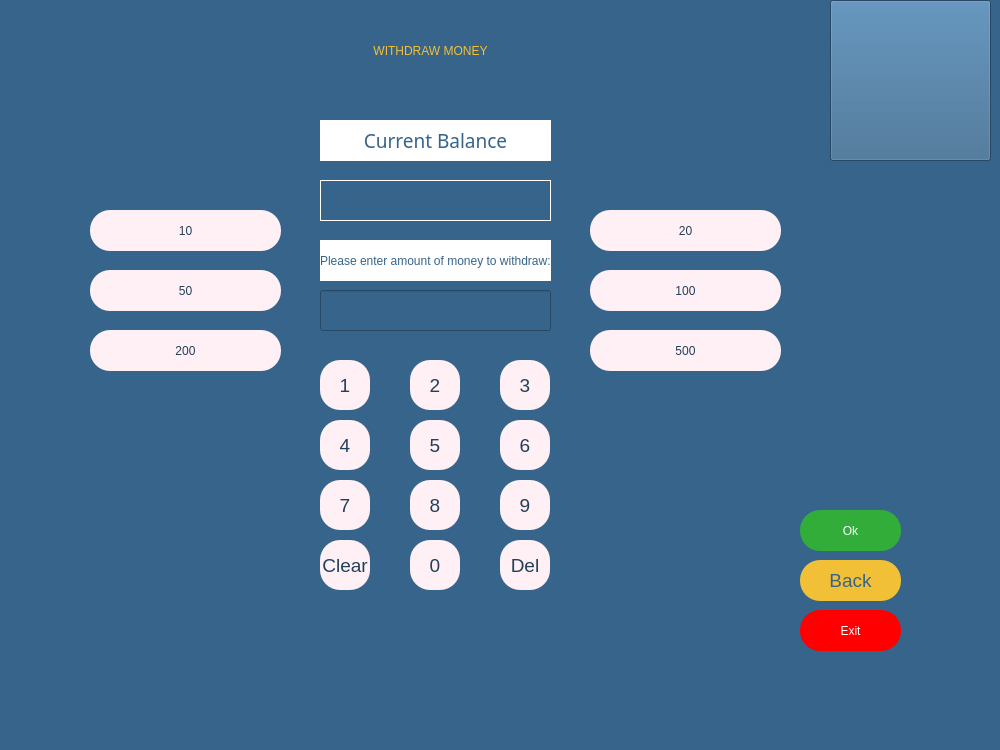
<?xml version="1.0" encoding="UTF-8"?>
<ui version="4.0">
 <class>MainWindow</class>
 <widget class="QMainWindow" name="MainWindow">
  <property name="geometry">
   <rect>
    <x>0</x>
    <y>0</y>
    <width>1000</width>
    <height>750</height>
   </rect>
  </property>
  <property name="windowTitle">
   <string>MainWindow</string>
  </property>
  <property name="styleSheet">
   <string notr="true">background-color: rgb(54, 100, 139);</string>
  </property>
  <property name="documentMode">
   <bool>false</bool>
  </property>
  <widget class="QWidget" name="centralwidget">
   <widget class="QPushButton" name="B_10">
    <property name="geometry">
     <rect>
      <x>90</x>
      <y>210</y>
      <width>191</width>
      <height>41</height>
     </rect>
    </property>
    <property name="styleSheet">
     <string notr="true">background-color: rgb(255, 240, 245);
color: rgb(34, 64, 89);
font: 63 14pt &quot;Montserrat SemiBold&quot;;
border-radius: 20 </string>
    </property>
    <property name="text">
     <string>10</string>
    </property>
    <property name="checkable">
     <bool>false</bool>
    </property>
   </widget>
   <widget class="QLineEdit" name="li_amount_withdraw">
    <property name="geometry">
     <rect>
      <x>320</x>
      <y>290</y>
      <width>231</width>
      <height>41</height>
     </rect>
    </property>
    <property name="styleSheet">
     <string notr="true">color: rgb(255, 255, 255);
font: 63 14pt &quot;Montserrat SemiBold&quot;;</string>
    </property>
    <property name="alignment">
     <set>Qt::AlignCenter</set>
    </property>
   </widget>
   <widget class="QPushButton" name="B_50">
    <property name="geometry">
     <rect>
      <x>90</x>
      <y>270</y>
      <width>191</width>
      <height>41</height>
     </rect>
    </property>
    <property name="styleSheet">
     <string notr="true">background-color: rgb(255, 240, 245);
color: rgb(34, 64, 89);
font: 63 14pt &quot;Montserrat SemiBold&quot;;
border-radius: 20 </string>
    </property>
    <property name="text">
     <string>50</string>
    </property>
    <property name="checkable">
     <bool>false</bool>
    </property>
   </widget>
   <widget class="QPushButton" name="B_200">
    <property name="geometry">
     <rect>
      <x>90</x>
      <y>330</y>
      <width>191</width>
      <height>41</height>
     </rect>
    </property>
    <property name="styleSheet">
     <string notr="true">background-color: rgb(255, 240, 245);
color: rgb(34, 64, 89);
font: 63 14pt &quot;Montserrat SemiBold&quot;;
border-radius: 20 </string>
    </property>
    <property name="text">
     <string>200</string>
    </property>
    <property name="checkable">
     <bool>false</bool>
    </property>
   </widget>
   <widget class="QPushButton" name="B_500">
    <property name="geometry">
     <rect>
      <x>590</x>
      <y>330</y>
      <width>191</width>
      <height>41</height>
     </rect>
    </property>
    <property name="styleSheet">
     <string notr="true">background-color: rgb(255, 240, 245);
color: rgb(34, 64, 89);
font: 63 14pt &quot;Montserrat SemiBold&quot;;
border-radius: 20 </string>
    </property>
    <property name="text">
     <string>500</string>
    </property>
    <property name="checkable">
     <bool>false</bool>
    </property>
   </widget>
   <widget class="QPushButton" name="B_100">
    <property name="geometry">
     <rect>
      <x>590</x>
      <y>270</y>
      <width>191</width>
      <height>41</height>
     </rect>
    </property>
    <property name="styleSheet">
     <string notr="true">background-color: rgb(255, 240, 245);
color: rgb(34, 64, 89);
font: 63 14pt &quot;Montserrat SemiBold&quot;;
border-radius: 20 </string>
    </property>
    <property name="text">
     <string>100</string>
    </property>
    <property name="checkable">
     <bool>false</bool>
    </property>
   </widget>
   <widget class="QPushButton" name="B_20">
    <property name="geometry">
     <rect>
      <x>590</x>
      <y>210</y>
      <width>191</width>
      <height>41</height>
     </rect>
    </property>
    <property name="styleSheet">
     <string notr="true">background-color: rgb(255, 240, 245);
color: rgb(34, 64, 89);
font: 63 14pt &quot;Montserrat SemiBold&quot;;
border-radius: 20 </string>
    </property>
    <property name="text">
     <string>20</string>
    </property>
    <property name="checkable">
     <bool>false</bool>
    </property>
   </widget>
   <widget class="QPushButton" name="B_exit">
    <property name="geometry">
     <rect>
      <x>800</x>
      <y>610</y>
      <width>101</width>
      <height>41</height>
     </rect>
    </property>
    <property name="styleSheet">
     <string notr="true">background-color: rgb(255, 0, 0);
font: 63 14pt &quot;Montserrat SemiBold&quot;;
border-radius: 20;
color: rgb(255, 255, 255);
</string>
    </property>
    <property name="text">
     <string>Exit</string>
    </property>
    <property name="checkable">
     <bool>false</bool>
    </property>
   </widget>
   <widget class="QPushButton" name="B_ok">
    <property name="geometry">
     <rect>
      <x>800</x>
      <y>510</y>
      <width>101</width>
      <height>41</height>
     </rect>
    </property>
    <property name="styleSheet">
     <string notr="true">background-color: rgb(255, 240, 245);
background-color: rgb(50, 173, 58);

font: 63 14pt &quot;Montserrat SemiBold&quot;;
border-radius: 20;
color: rgb(255, 255, 255);</string>
    </property>
    <property name="text">
     <string>Ok</string>
    </property>
    <property name="checkable">
     <bool>false</bool>
    </property>
   </widget>
   <widget class="QPushButton" name="B_back">
    <property name="geometry">
     <rect>
      <x>800</x>
      <y>560</y>
      <width>101</width>
      <height>41</height>
     </rect>
    </property>
    <property name="styleSheet">
     <string notr="true">background-color: rgb(242, 192, 54);
color: rgb(54, 100, 139);
font: 63 14pt ;Montserrat SemiBold;
border-radius: 20;

</string>
    </property>
    <property name="text">
     <string>Back</string>
    </property>
    <property name="checkable">
     <bool>false</bool>
    </property>
   </widget>
   <widget class="QPushButton" name="fourB">
    <property name="geometry">
     <rect>
      <x>320</x>
      <y>420</y>
      <width>50</width>
      <height>50</height>
     </rect>
    </property>
    <property name="styleSheet">
     <string notr="true">background-color: rgb(255, 240, 245);
color: rgb(34, 64, 89);
font: 63 14pt ;Montserrat SemiBold;
border-radius: 20 ;</string>
    </property>
    <property name="text">
     <string>4</string>
    </property>
   </widget>
   <widget class="QPushButton" name="sevenB">
    <property name="geometry">
     <rect>
      <x>320</x>
      <y>480</y>
      <width>50</width>
      <height>50</height>
     </rect>
    </property>
    <property name="styleSheet">
     <string notr="true">background-color: rgb(255, 240, 245);
color: rgb(34, 64, 89);
font: 63 14pt ;Montserrat SemiBold;
border-radius: 20 ;</string>
    </property>
    <property name="text">
     <string>7</string>
    </property>
   </widget>
   <widget class="QPushButton" name="oneB">
    <property name="geometry">
     <rect>
      <x>320</x>
      <y>360</y>
      <width>50</width>
      <height>50</height>
     </rect>
    </property>
    <property name="styleSheet">
     <string notr="true">background-color: rgb(255, 240, 245);
color: rgb(34, 64, 89);
font: 63 14pt ;Montserrat SemiBold;
border-radius: 20 ;</string>
    </property>
    <property name="text">
     <string>1</string>
    </property>
   </widget>
   <widget class="QPushButton" name="fiveB">
    <property name="geometry">
     <rect>
      <x>410</x>
      <y>420</y>
      <width>50</width>
      <height>50</height>
     </rect>
    </property>
    <property name="styleSheet">
     <string notr="true">background-color: rgb(255, 240, 245);
color: rgb(34, 64, 89);
font: 63 14pt ;Montserrat SemiBold;
border-radius: 20 ;</string>
    </property>
    <property name="text">
     <string>5</string>
    </property>
   </widget>
   <widget class="QPushButton" name="eightB">
    <property name="geometry">
     <rect>
      <x>410</x>
      <y>480</y>
      <width>50</width>
      <height>50</height>
     </rect>
    </property>
    <property name="styleSheet">
     <string notr="true">background-color: rgb(255, 240, 245);
color: rgb(34, 64, 89);
font: 63 14pt ;Montserrat SemiBold;
border-radius: 20 ;</string>
    </property>
    <property name="text">
     <string>8</string>
    </property>
   </widget>
   <widget class="QPushButton" name="nineB">
    <property name="geometry">
     <rect>
      <x>500</x>
      <y>480</y>
      <width>50</width>
      <height>50</height>
     </rect>
    </property>
    <property name="styleSheet">
     <string notr="true">background-color: rgb(255, 240, 245);
color: rgb(34, 64, 89);
font: 63 14pt ;Montserrat SemiBold;
border-radius: 20 ;</string>
    </property>
    <property name="text">
     <string>9</string>
    </property>
   </widget>
   <widget class="QPushButton" name="threeB">
    <property name="geometry">
     <rect>
      <x>500</x>
      <y>360</y>
      <width>50</width>
      <height>50</height>
     </rect>
    </property>
    <property name="styleSheet">
     <string notr="true">background-color: rgb(255, 240, 245);
color: rgb(34, 64, 89);
font: 63 14pt ;Montserrat SemiBold;
border-radius: 20 ;</string>
    </property>
    <property name="text">
     <string>3</string>
    </property>
   </widget>
   <widget class="QPushButton" name="twoB">
    <property name="geometry">
     <rect>
      <x>410</x>
      <y>360</y>
      <width>50</width>
      <height>50</height>
     </rect>
    </property>
    <property name="styleSheet">
     <string notr="true">background-color: rgb(255, 240, 245);
color: rgb(34, 64, 89);
font: 63 14pt ;Montserrat SemiBold;
border-radius: 20 ;</string>
    </property>
    <property name="text">
     <string>2</string>
    </property>
   </widget>
   <widget class="QPushButton" name="zeroB">
    <property name="geometry">
     <rect>
      <x>410</x>
      <y>540</y>
      <width>50</width>
      <height>50</height>
     </rect>
    </property>
    <property name="styleSheet">
     <string notr="true">background-color: rgb(255, 240, 245);
color: rgb(34, 64, 89);
font: 63 14pt ;Montserrat SemiBold;
border-radius: 20 ;</string>
    </property>
    <property name="text">
     <string>0</string>
    </property>
   </widget>
   <widget class="QPushButton" name="sixB">
    <property name="geometry">
     <rect>
      <x>500</x>
      <y>420</y>
      <width>50</width>
      <height>50</height>
     </rect>
    </property>
    <property name="styleSheet">
     <string notr="true">background-color: rgb(255, 240, 245);
color: rgb(34, 64, 89);
font: 63 14pt ;Montserrat SemiBold;
border-radius: 20 ;</string>
    </property>
    <property name="text">
     <string>6</string>
    </property>
   </widget>
   <widget class="QPushButton" name="delB">
    <property name="geometry">
     <rect>
      <x>500</x>
      <y>540</y>
      <width>50</width>
      <height>50</height>
     </rect>
    </property>
    <property name="styleSheet">
     <string notr="true">background-color: rgb(255, 240, 245);
color: rgb(34, 64, 89);
font: 63 14pt ;Montserrat SemiBold;
border-radius: 20 ;</string>
    </property>
    <property name="text">
     <string>Del</string>
    </property>
   </widget>
   <widget class="QLabel" name="la_name">
    <property name="geometry">
     <rect>
      <x>320</x>
      <y>240</y>
      <width>231</width>
      <height>41</height>
     </rect>
    </property>
    <property name="styleSheet">
     <string notr="true">color: rgb(54, 100, 139);
font: 63 8pt &quot;Montserrat SemiBold&quot;;
background-color: rgb(255, 255, 255);</string>
    </property>
    <property name="text">
     <string>Please enter amount of money to withdraw:</string>
    </property>
   </widget>
   <widget class="QLabel" name="la_bal">
    <property name="geometry">
     <rect>
      <x>320</x>
      <y>120</y>
      <width>231</width>
      <height>41</height>
     </rect>
    </property>
    <property name="font">
     <font>
      <family>Montserrat SemiBold</family>
      <pointsize>14</pointsize>
      <weight>7</weight>
      <italic>false</italic>
      <bold>false</bold>
     </font>
    </property>
    <property name="styleSheet">
     <string notr="true">color: rgb(54, 100, 139);
font: 63 14pt &quot;Montserrat SemiBold&quot;;
background-color: rgb(255, 255, 255);</string>
    </property>
    <property name="text">
     <string>Current Balance</string>
    </property>
    <property name="alignment">
     <set>Qt::AlignCenter</set>
    </property>
   </widget>
   <widget class="QPushButton" name="clearB">
    <property name="geometry">
     <rect>
      <x>320</x>
      <y>540</y>
      <width>50</width>
      <height>50</height>
     </rect>
    </property>
    <property name="styleSheet">
     <string notr="true">background-color: rgb(255, 240, 245);
color: rgb(34, 64, 89);
font: 63 14pt ;Montserrat SemiBold;
border-radius: 20 ;</string>
    </property>
    <property name="text">
     <string>Clear</string>
    </property>
   </widget>
   <widget class="QLabel" name="la_balance">
    <property name="geometry">
     <rect>
      <x>320</x>
      <y>180</y>
      <width>231</width>
      <height>41</height>
     </rect>
    </property>
    <property name="styleSheet">
     <string notr="true">font: 63 14pt &quot;Montserrat SemiBold&quot;;
color: rgb(255, 255, 255);</string>
    </property>
    <property name="frameShape">
     <enum>QFrame::Box</enum>
    </property>
    <property name="text">
     <string/>
    </property>
   </widget>
   <widget class="QLabel" name="la_error">
    <property name="geometry">
     <rect>
      <x>200</x>
      <y>620</y>
      <width>491</width>
      <height>41</height>
     </rect>
    </property>
    <property name="styleSheet">
     <string notr="true">color: rgb(255, 255, 255);
font: 75 12pt &quot;MS Sans Serif&quot;;</string>
    </property>
    <property name="text">
     <string/>
    </property>
    <property name="alignment">
     <set>Qt::AlignCenter</set>
    </property>
   </widget>
   <widget class="QPushButton" name="pushButton">
    <property name="geometry">
     <rect>
      <x>830</x>
      <y>0</y>
      <width>161</width>
      <height>161</height>
     </rect>
    </property>
    <property name="contextMenuPolicy">
     <enum>Qt::DefaultContextMenu</enum>
    </property>
    <property name="styleSheet">
     <string notr="true"/>
    </property>
    <property name="text">
     <string/>
    </property>
    <property name="icon">
     <iconset>
      <normaloff>logo.png</normaloff>logo.png</iconset>
    </property>
    <property name="iconSize">
     <size>
      <width>150</width>
      <height>150</height>
     </size>
    </property>
   </widget>
   <widget class="QLabel" name="label">
    <property name="geometry">
     <rect>
      <x>250</x>
      <y>30</y>
      <width>361</width>
      <height>41</height>
     </rect>
    </property>
    <property name="styleSheet">
     <string notr="true">color: rgb(242, 192, 54);
font: 75 20pt &quot;MS Shell Dlg 2&quot;;</string>
    </property>
    <property name="text">
     <string>WITHDRAW MONEY</string>
    </property>
    <property name="alignment">
     <set>Qt::AlignCenter</set>
    </property>
   </widget>
  </widget>
  <widget class="QMenuBar" name="menubar">
   <property name="geometry">
    <rect>
     <x>0</x>
     <y>0</y>
     <width>1000</width>
     <height>21</height>
    </rect>
   </property>
  </widget>
  <widget class="QStatusBar" name="statusbar"/>
 </widget>
 <resources/>
 <connections/>
</ui>
